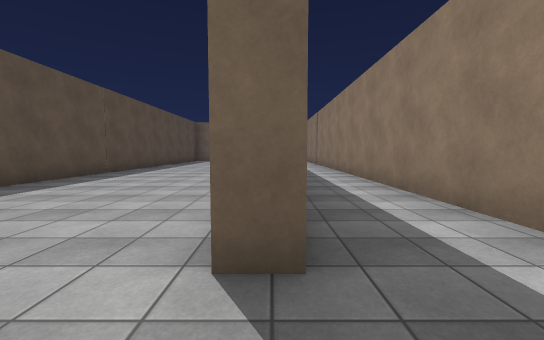
View 1 (above)

24 first-person views from a walk through a Unity game level. The camera is 1.3 m above the floor, tilts 4° down and sees 90° across. The floor is counted in squares, 2 m on a side. Each view is taken from the middle of a square. On the plan, view 1 faces up. The plan holds only what a view shows up to about 9 squares ahead; the rest is blank. The place goes on beyond the plan. The player character is not drawn. Some surface patterns are stand-ins.

View 2
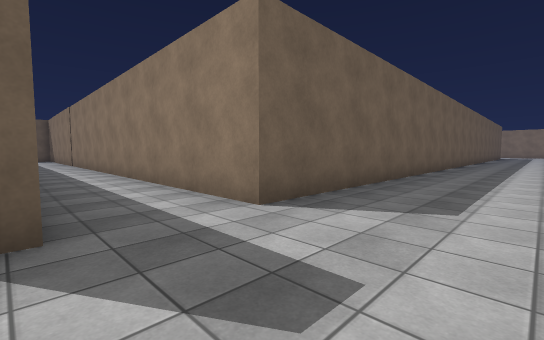

View 3
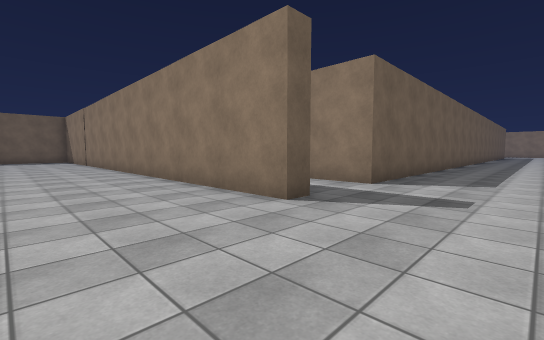

View 4
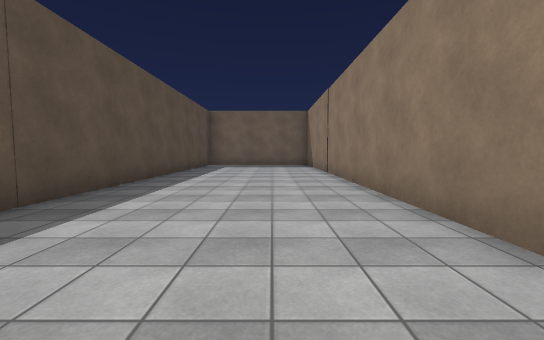

View 5
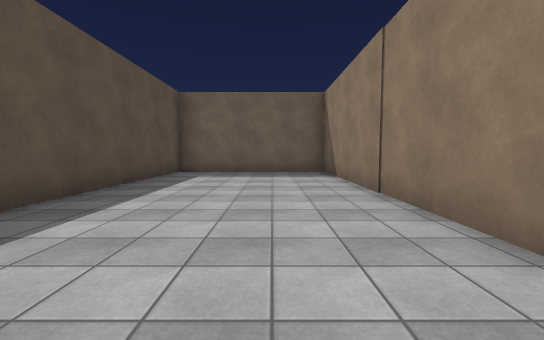

View 6
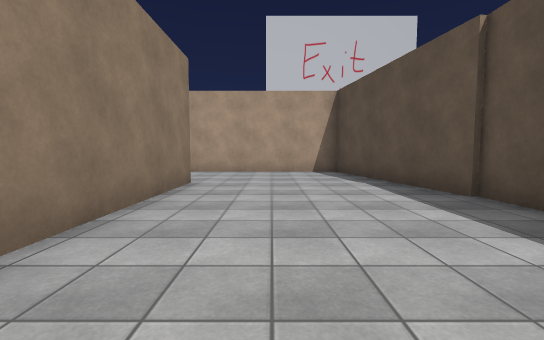

View 7
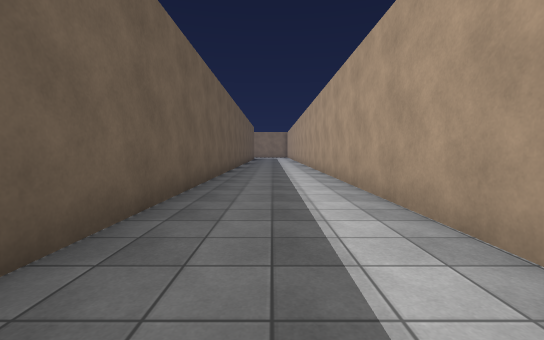

View 8
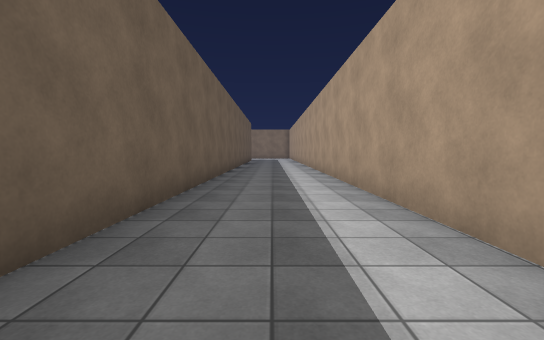

View 9
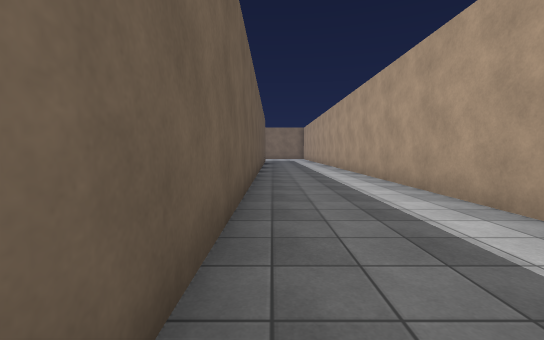

View 10
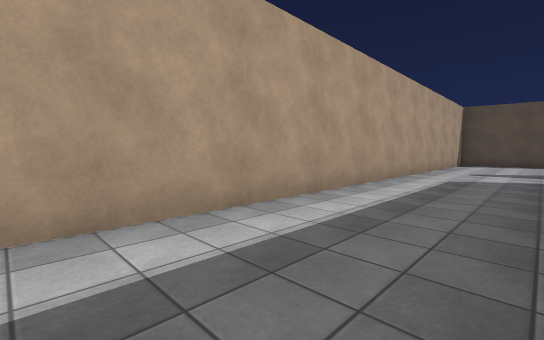

View 11
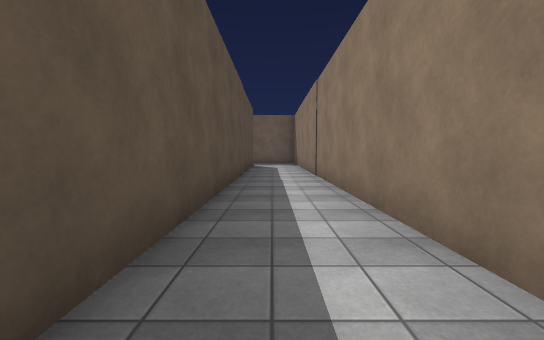

View 12
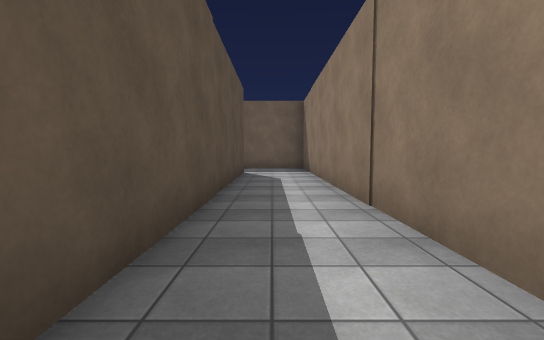

View 13
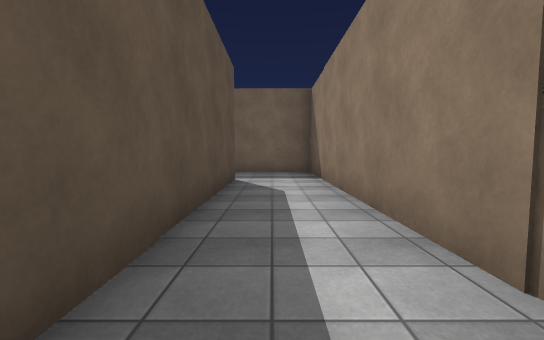

View 14
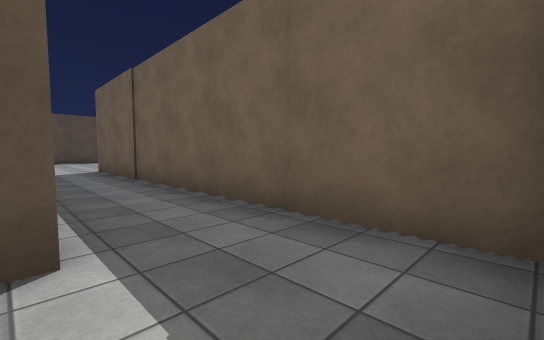

View 15
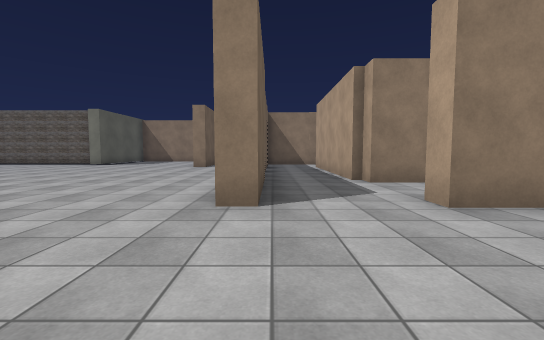

View 16
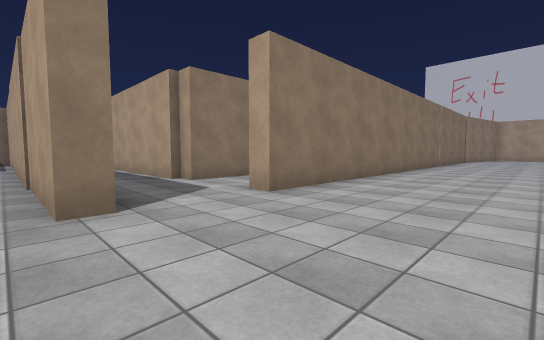

View 17
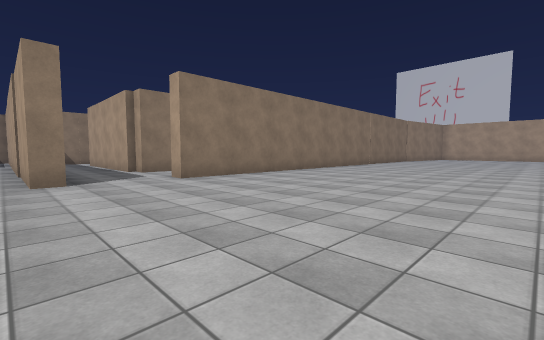

View 18
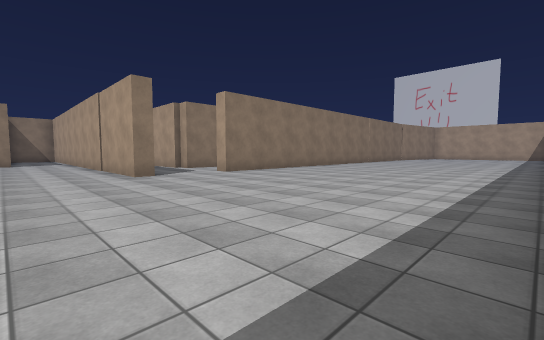

View 19
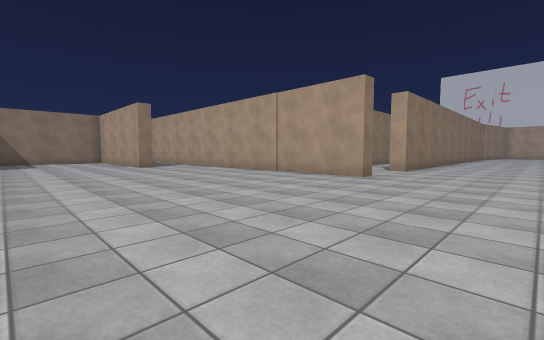

View 20
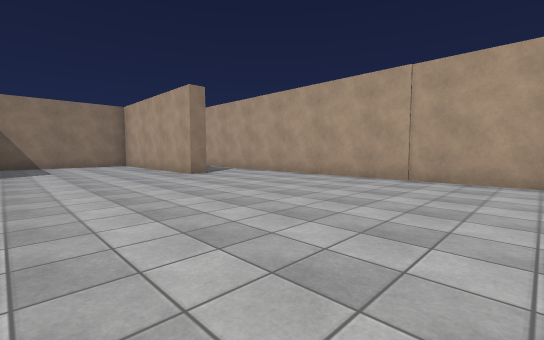

View 21
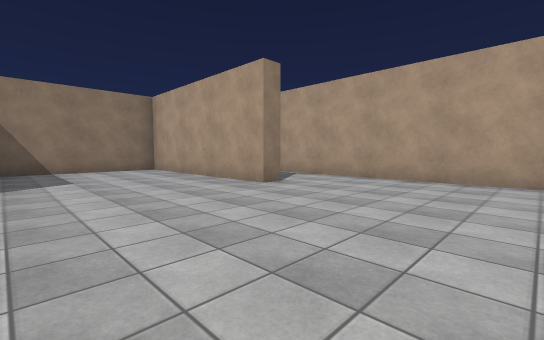

View 22
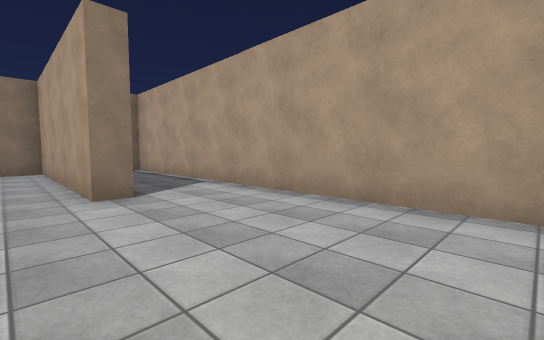

View 23
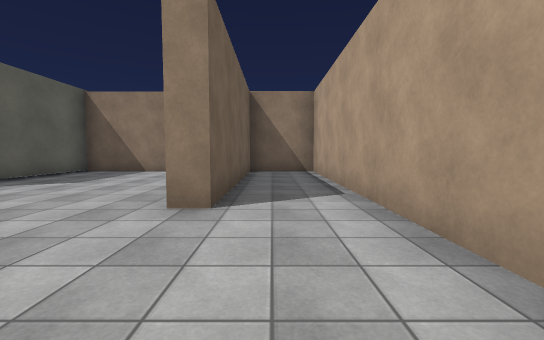

View 24
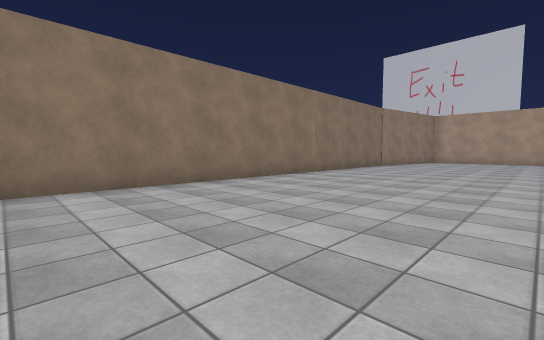

### Floor plan
Points are (right, up) in squares from view 1. A wall is a line through its corners. A room is listed if a view was taken in it or the views show most of it. See-through windows are left out.
Room 1 (views 1, 2, 3, 4, 5, 6, 7, 8, 9, 10, 11, 12, 13, 14)
walls: (0.2, 1.4) (-0.3, 1.4) (-0.3, 17.7) (-4.9, 17.7) (-4.9, 3.1); (-4.8, 3.2) (-4, -1.5) (19.5, -1.5); (0.2, 18.2) (0.2, 6.8); (-5, 18.2) (-1, 18.2); (-5.4, 18) (-4.9, 18); (19, 1.4) (2.2, 1.4) (2.2, 20.2) (-5.4, 20.2)
ways out: opening at (-5, 19) to room 2
Room 2 (views 15, 16, 17, 18, 19, 20, 21, 22, 23, 24)
walls: (-5.4, 16.2) (-5.4, 18); (-5.4, 20.2) (-7.9, 20.2) (-7.9, 20.7) (5.6, 20.7) (5.6, 22.7) (0, 22.7) (0, 23.2) (5.6, 23.2) (5.6, 27.5); (-7.9, 7.2) (-7.9, 18) (-7.4, 18)
ways out: opening at (-5, 19) to room 1

Positions as (right, up) in squares from view 1, and headings:
1: (0, 0), facing up
2: (0, -1), facing up-right
3: (-3, -1), facing up-right
4: (-2, 5), facing up
5: (-2, 9), facing up
6: (-2, 7), facing down
7: (6, 0), facing right
8: (9, 0), facing right
9: (11, 1), facing right
10: (10, 1), facing down-left
11: (1, 6), facing up
12: (1, 10), facing up
13: (1, 12), facing up
14: (2, 18), facing up-left
15: (-11, 20), facing right
16: (-11, 21), facing down-right
17: (-14, 21), facing down-right
18: (-15, 23), facing down-right
19: (-11, 27), facing down-right
20: (-7, 27), facing down-right
21: (-4, 27), facing down-right
22: (-4, 24), facing down-right
23: (-3, 22), facing right
24: (-13, 15), facing down-right
